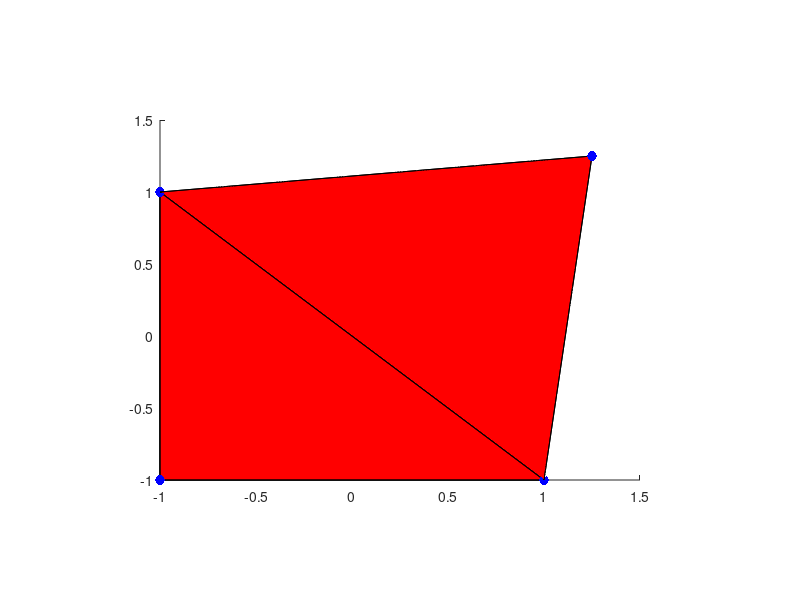

MATLAB code for this plot: (Note: this script raises an error after producing the figure.)
format compact
axes('Position',[0.2 0.2 0.6 0.6]);
vert = [-1 -1 -1;  1 -1 -1;  1  1 -1; -1  1 -1;
         -1 -1  1;  1 -1  1;  1.25  1.25  1.25; -1  1  1];
fac = [1 2 3 4; ...
    5 6 8 8; ...
    1 2 6 5; ...
    2 3 6 6; ...
    3 4 8 8; ...
    4 1 5 8; ...
    6 7 8 8; ...
    3 7 6 6; ...
    8 7 3 3];
patch('Faces',fac,'Vertices',vert,'FaceColor','r', 'Marker', 'o','MarkerSize', 7, 'MarkerFaceColor', 'b');
material shiny;
alpha(0.8);
alphamap('rampdown');
view(30,30);